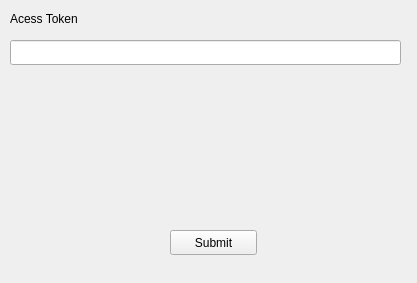
<?xml version="1.0" encoding="UTF-8"?>
<ui version="4.0">
 <class>LoginWindow</class>
 <widget class="QMainWindow" name="LoginWindow">
  <property name="geometry">
   <rect>
    <x>0</x>
    <y>0</y>
    <width>417</width>
    <height>283</height>
   </rect>
  </property>
  <property name="windowTitle">
   <string>MainWindow</string>
  </property>
  <widget class="QWidget" name="centralwidget">
   <widget class="QLabel" name="label">
    <property name="geometry">
     <rect>
      <x>10</x>
      <y>10</y>
      <width>91</width>
      <height>17</height>
     </rect>
    </property>
    <property name="text">
     <string>Acess Token</string>
    </property>
   </widget>
   <widget class="QLineEdit" name="lineeditAccessToken">
    <property name="geometry">
     <rect>
      <x>10</x>
      <y>40</y>
      <width>391</width>
      <height>25</height>
     </rect>
    </property>
   </widget>
   <widget class="QPushButton" name="Submit">
    <property name="geometry">
     <rect>
      <x>170</x>
      <y>230</y>
      <width>87</width>
      <height>25</height>
     </rect>
    </property>
    <property name="text">
     <string>Submit</string>
    </property>
   </widget>
  </widget>
 </widget>
 <resources/>
 <connections/>
</ui>
